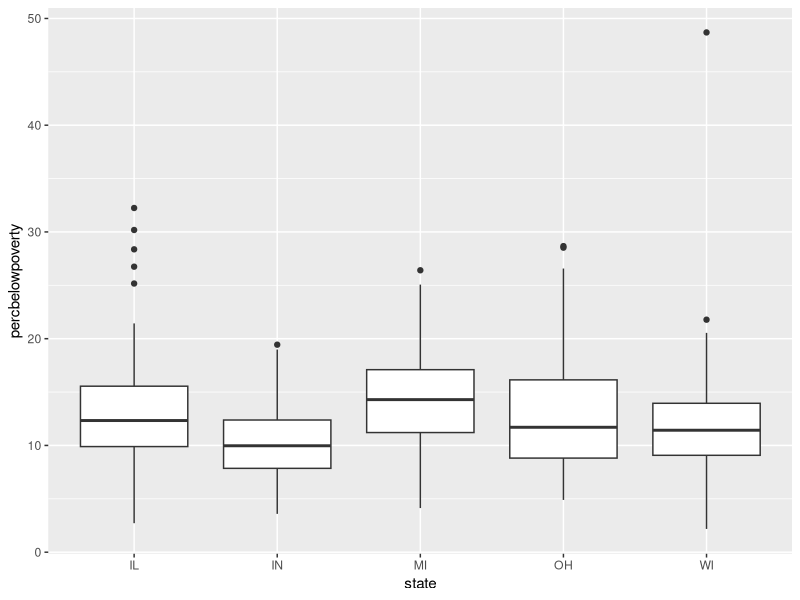

Here is the R script that generated this plot:
## ---- chunk 1
1 + 1
## ---- chunk 2
library(tidyverse)
ggplot(midwest, aes(state, percbelowpoverty)) +
  geom_boxplot()
## ---- chunk 3
library(lme4)
## ---- chunk 4
summary(lm(percchildbelowpovert ~ percadultpoverty, midwest))
